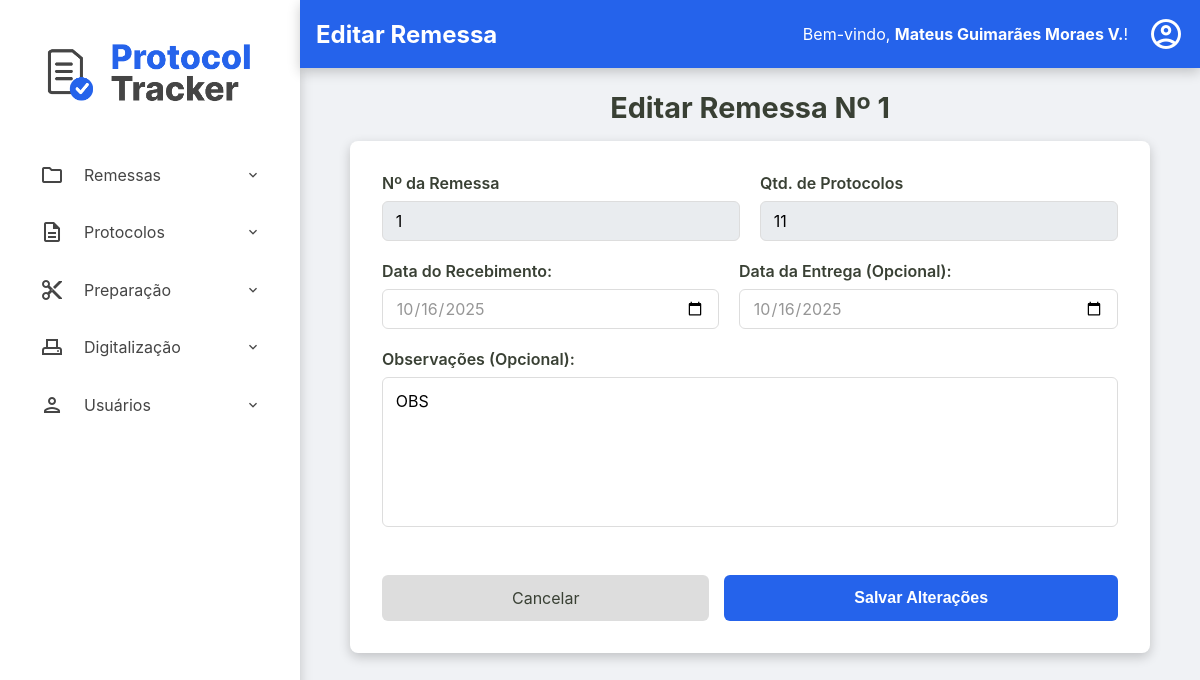
The page /admin/remessas/editar-remessa?id=c7c03089-3851-4682-86d1-8ad004e13ebc (signed in) on the database as committed earlier.
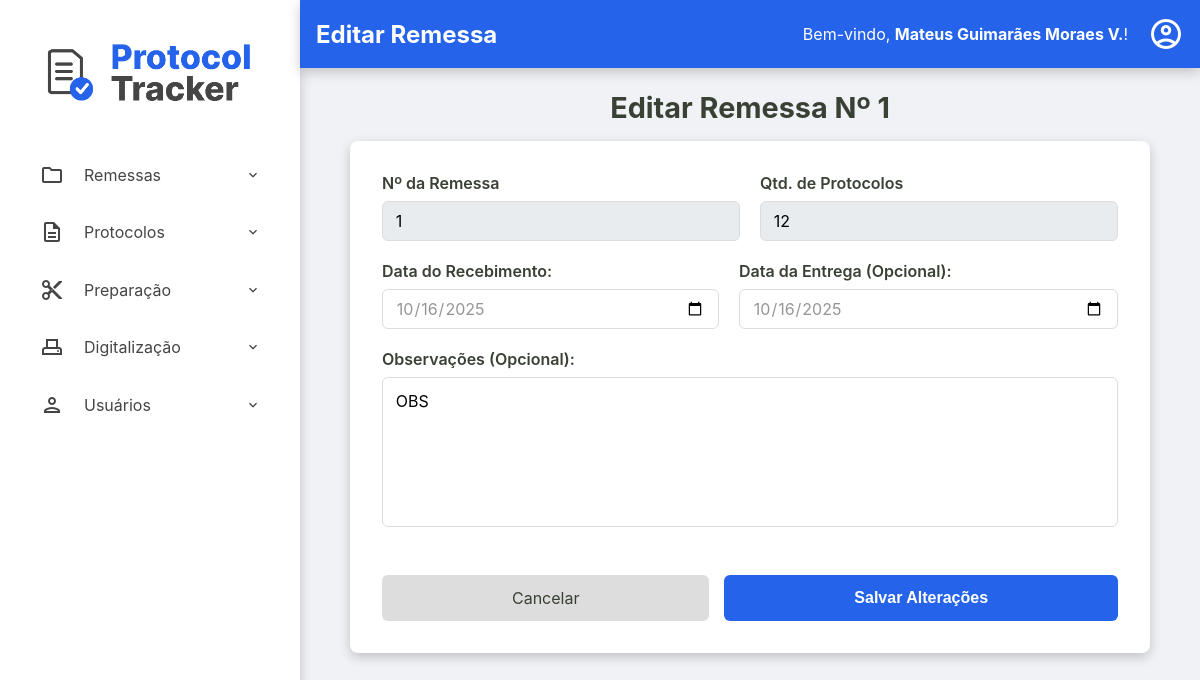
The same page on the database as committed later.
### tables this page shows
CREATE TABLE remessas (
    numero_remessa INTEGER PRIMARY KEY, -- SQLite vai gerenciar o autoincremento aqui
    id TEXT NOT NULL UNIQUE, -- Seu ID de texto continua sendo obrigatório e único
    data_recebimento TEXT NOT NULL,
    data_entrega TEXT NULL,
    status TEXT NOT NULL DEFAULT 'RECEBIDO',
    quantidade_protocolos INTEGER NULL CHECK (quantidade_protocolos >= 0),
    id_administrador INTEGER NOT NULL,
    observacoes TEXT NULL,
    FOREIGN KEY (id_administrador) REFERENCES usuarios (id)
  );

### src/Controller/Admin/RemessaController.php (called while the page is built, shortened)
<?php
class RemessaController
{
    public function exibirEditarRemessa(?string $erro = null)
    {
        try {
            $id = $_GET['id'] ?? null;
            $remessa = $this->remessaRepository->findById($id);
            require __DIR__ . '/../../../templates/admin/editar-remessa.php';
        } catch (Exception $e) {
            $this->exibirRemessas($e->getMessage());
        }
    }
}

### src/Repository/RemessaRepository.php (called while the page is built, shortened)
<?php
class RemessaRepository implements RemessaRepositoryInterface
{
    private PDO $connection;
    public function __construct(PDO $connection)
    {
        $this->connection = $connection;
    }
    public function findById(string $id): ?Remessa
    {
        $sqlQuery = "SELECT * FROM remessas WHERE id = :id;";
        $stmt = $this->connection->prepare($sqlQuery);
        $stmt->bindValue(':id', $id);
        $stmt->execute();
        $dadosRemessa = $stmt->fetch();
        return Remessa::fromArray($dadosRemessa);
    }
}

### src/Model/Remessa.php (called while the page is built, shortened)
<?php
class Remessa {
    public function getNumeroRemessa(): int { return $this->numero_remessa; }
    public function getDataRecebimento(): DateTimeImmutable { return $this->data_recebimento; }
    public function getDataEntrega(): ?DateTimeImmutable { return $this->data_entrega; }
    public function getQuantidadeProtocolos(): ?int { return $this->quantidade_protocolos; }
    public function getObservacoes(): ?string { return $this->observacoes; }
    public static function fromArray(array $array): self
    {
        try {
            $data_recebimento = new DateTimeImmutable($array['data_recebimento']);
            $data_entrega = isset($array['data_entrega']) ? new DateTimeImmutable($array['data_entrega']) : null;
        } catch (Exception $e) {
            throw new Exception("Falha ao criar data");
        }
        return new self(
            $array['id'],
            (int) $array['numero_remessa'] ?? null,
            $data_recebimento,
            $data_entrega,
            $array['status'],
            isset($array['quantidade_protocolos']) ? (int)$array['quantidade_protocolos'] : null,
            (int)$array['id_administrador'],
            $array['observacoes'] ?? null
        );
    }
}

### templates/admin/editar-remessa.php (the view, shortened to what this page needs)
<?php require __DIR__ . '/../components/_header.php'; ?>
<h2>Editar Remessa Nº <?= htmlspecialchars($remessa->getNumeroRemessa()) ?></h2>
    <form action="/admin/remessas/editar-remessa" method="post" class="protocolo-form">
    <div class="form-row">
        <div class="form-group">
            <label for="numero_remessa">Nº da Remessa</label>
            <input
                type="text"
                id="numero_remessa"
                name="numero_remessa"
                value="<?= htmlspecialchars($remessa->getNumeroRemessa()) ?>"
                readonly
                style="background-color: #e9ecef;"
            >
        </div>
        <div class="form-group">
            <label for="quantidade_protocolos">Qtd. de Protocolos</label>
            <input
                type="text"
                id="quantidade_protocolos"
                name="quantidade_protocolos"
                value="<?= htmlspecialchars($remessa->getQuantidadeProtocolos() ?? 0) ?>"
                readonly
                style="background-color: #e9ecef;"
            >
        </div>
    </div>
    <div class="form-row">
        <div class="form-group">
            <label for="data_recebimento">Data do Recebimento:</label>
            <input
                type="date"
                id="data_recebimento"
                name="data_recebimento"
                value="<?= $remessa->getDataRecebimento() ? $remessa->getDataRecebimento()->format('Y-m-d') : '' ?>"
                required
            >
        </div>
        <div class="form-group">
            <label for="data_entrega">Data da Entrega (Opcional):</label>
            <input
                type="date"
                id="data_entrega"
                name="data_entrega"
                value="<?= $remessa->getDataEntrega() ? $remessa->getDataEntrega()->format('Y-m-d') : '' ?>"
            >
        </div>
    </div>
    <div class="form-group">
        <label for="observacoes">Observações (Opcional):</label>
        <textarea id="observacoes" name="observacoes" rows="3"><?= htmlspecialchars($remessa->getObservacoes() ?? '') ?></textarea>
    </div>
    <div class="form-actions-edit">
        <a href="/admin/remessas/visualizar-remessas" class="btn-cancelar">Cancelar</a>
        <button type="submit" class="btn-salvar">Salvar Alterações</button>
    </div>
</form>
<?php require __DIR__ . '/../components/_footer.php'; ?>

Rows that differ between the two databases and show on the page:
changed remessas "OBS": quantidade_protocolos "11" → "12"
